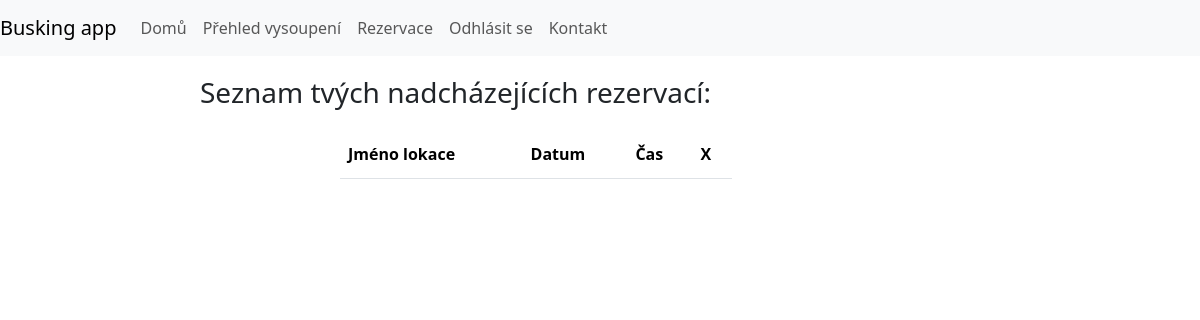
Before: /my-shows/ (signed in) with the older database file.
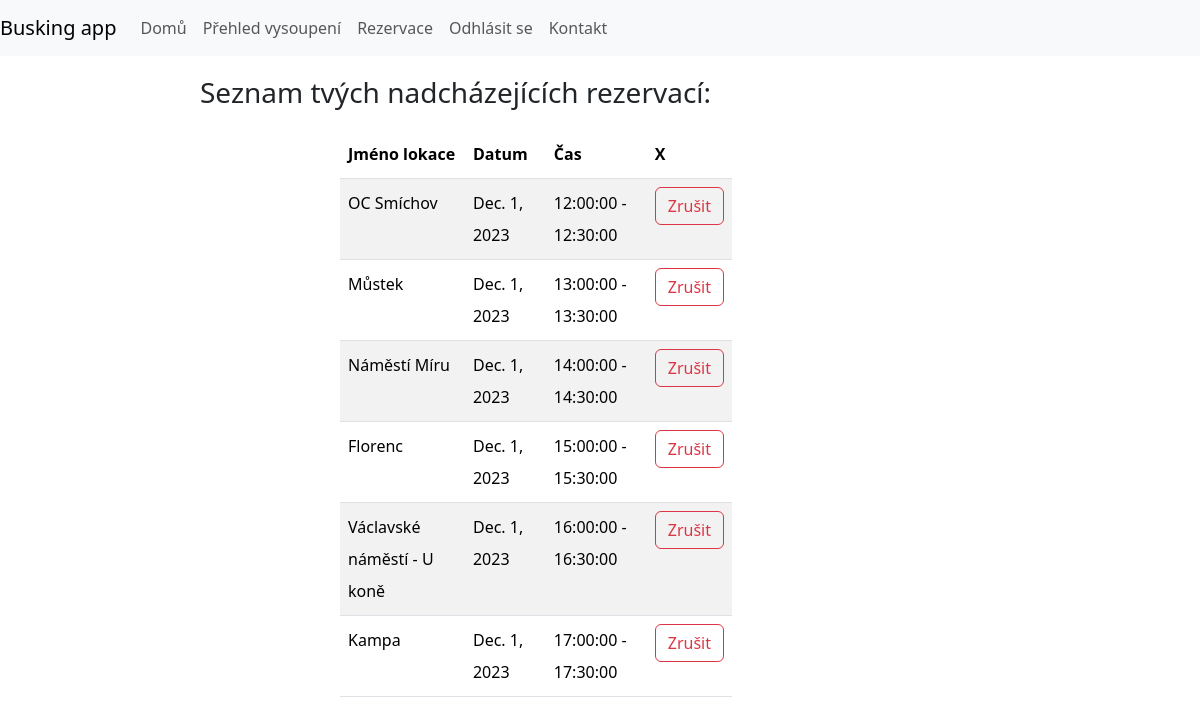
After: the same page with the newer database file.
### show/models.py (models this page shows, shortened)
class Show(models.Model):
    artist = models.ForeignKey(User, on_delete=models.CASCADE, null=True)
    spot = models.ForeignKey(Spot, on_delete=models.CASCADE)
    date = models.DateField(null=True)
    time = models.ForeignKey('TimeSlot', on_delete=models.CASCADE)

class Spot(models.Model):
    lan = models.FloatField()
    lon = models.FloatField()
    name = models.CharField(max_length=125, null=False, default='')
    description = models.TextField(null=True)
    allowedSlots = models.CharField(max_length=300, null=False, default='')
    created_by = models.ForeignKey(User, on_delete=models.SET_NULL, null=True)
    shows_future = models.ManyToManyField('Show', related_name='show_f')
    shows_past = models.ManyToManyField('Show', related_name='show_p')

class TimeSlot(models.Model):
    start = models.TimeField()
    end = models.TimeField()
    def __str__(self):
        return str(self.start) + ' - ' + str(self.end)

### show/views.py (the view, shortened to what this page needs)
# urls.py: path("my-shows/", showView, name="show-list"),
def showView(request):
    if not request.user.is_authenticated:
        messages.error(request, "You have to be logged in to manage your shows")
    s = Show.objects.filter(artist=request.user)
    context = {
        'shows':s
    }
    return render(request, 'my_shows.html', context)

### templates/my_shows.html (shortened to what this page needs)
{% include '_base.html' %}
{% load static %}
{% block content %}
    <div class="container">
        <h3>Seznam tvých nadcházejících rezervací:</h3>
        <div id="timetable">
            <form method="post" action=""><table class="table table-striped table-hover" id="timetable">
                <thead>
                        <th>Jméno lokace</th>
                        <th>Datum</th>
                        <th>Čas</th>
                        <th>X</th>
                </thead>
                <tbody>
                    {% for show in shows %}<tr>
                        <td>{{show.spot.name}}</td>
                        <td>{{show.date}}</td>
                        <td>{{show.time}}</td>
                        <td><button class="btn btn-outline-danger delbooking" id="del{{show.id}}" value="{{show.id}}" name="del">Zrušit</button></td>
                    </tr>{% endfor %}
                </tbody>
            </table></form>
        </div>
    </div>
{% endblock %}

Changed rows visible on the page:
now on this page (row edited): Show: spot.name "OC Smíchov", date "Dec. 1, 2023", time "12:00:00 - 12:30:00", {{ show.id }} 397 (drawn)
now on this page (row edited): Show: spot.name "Můstek", date "Dec. 1, 2023", time "13:00:00 - 13:30:00", {{ show.id }} 421 (drawn)
now on this page (row edited): Show: spot.name "Náměstí Míru", date "Dec. 1, 2023", time "14:00:00 - 14:30:00", {{ show.id }} 462 (drawn)
now on this page (row edited): Show: spot.name "Florenc", date "Dec. 1, 2023", time "15:00:00 - 15:30:00", {{ show.id }} 489 (drawn)
now on this page (row edited): Show: spot.name "Václavské náměstí - U koně", date "Dec. 1, 2023", time "16:00:00 - 16:30:00", {{ show.id }} 507 (drawn)
now on this page (row edited): Show: spot.name "Kampa", date "Dec. 1, 2023", time "17:00:00 - 17:30:00", {{ show.id }} 538 (drawn)
